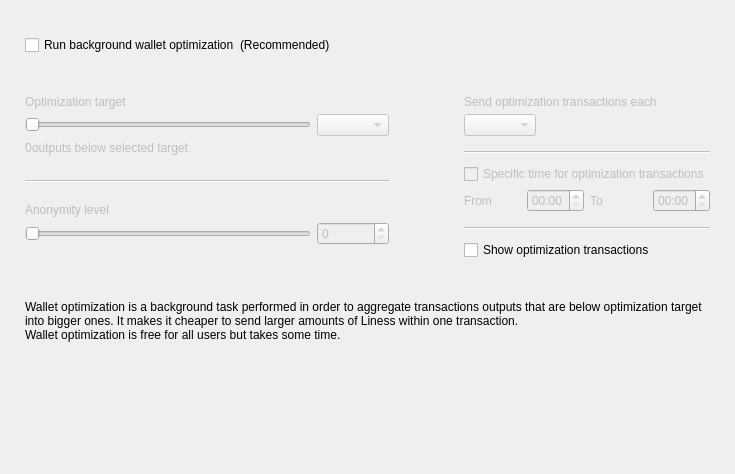
<?xml version="1.0" encoding="UTF-8"?>
<ui version="4.0">
 <class>OptimizationOptionsFrame</class>
 <widget class="QFrame" name="OptimizationOptionsFrame">
  <property name="geometry">
   <rect>
    <x>0</x>
    <y>0</y>
    <width>735</width>
    <height>474</height>
   </rect>
  </property>
  <property name="windowTitle">
   <string>Frame</string>
  </property>
  <property name="frameShape">
   <enum>QFrame::NoFrame</enum>
  </property>
  <property name="frameShadow">
   <enum>QFrame::Raised</enum>
  </property>
  <layout class="QVBoxLayout" name="verticalLayout">
   <property name="spacing">
    <number>0</number>
   </property>
   <property name="leftMargin">
    <number>25</number>
   </property>
   <property name="topMargin">
    <number>35</number>
   </property>
   <property name="rightMargin">
    <number>25</number>
   </property>
   <property name="bottomMargin">
    <number>0</number>
   </property>
   <item>
    <layout class="QHBoxLayout" name="horizontalLayout_2">
     <item>
      <widget class="QCheckBox" name="m_enableOptimizationCheck">
       <property name="text">
        <string>Run background wallet optimization</string>
       </property>
      </widget>
     </item>
     <item>
      <widget class="WalletGui::WalletNormalGrayTextLabel" name="label_8">
       <property name="text">
        <string>(Recommended)</string>
       </property>
      </widget>
     </item>
     <item>
      <spacer name="horizontalSpacer">
       <property name="orientation">
        <enum>Qt::Horizontal</enum>
       </property>
       <property name="sizeHint" stdset="0">
        <size>
         <width>40</width>
         <height>20</height>
        </size>
       </property>
      </spacer>
     </item>
    </layout>
   </item>
   <item>
    <spacer name="verticalSpacer_2">
     <property name="orientation">
      <enum>Qt::Vertical</enum>
     </property>
     <property name="sizeType">
      <enum>QSizePolicy::Fixed</enum>
     </property>
     <property name="sizeHint" stdset="0">
      <size>
       <width>20</width>
       <height>40</height>
      </size>
     </property>
    </spacer>
   </item>
   <item>
    <widget class="QWidget" name="m_optimizationOptionsWidget" native="true">
     <property name="enabled">
      <bool>true</bool>
     </property>
     <layout class="QHBoxLayout" name="horizontalLayout">
      <property name="spacing">
       <number>75</number>
      </property>
      <property name="leftMargin">
       <number>0</number>
      </property>
      <property name="topMargin">
       <number>0</number>
      </property>
      <property name="rightMargin">
       <number>0</number>
      </property>
      <property name="bottomMargin">
       <number>0</number>
      </property>
      <item alignment="Qt::AlignTop">
       <widget class="QWidget" name="widget1" native="true">
        <property name="enabled">
         <bool>false</bool>
        </property>
        <layout class="QGridLayout" name="gridLayout" columnstretch="50,0,0,0">
         <property name="leftMargin">
          <number>0</number>
         </property>
         <property name="topMargin">
          <number>0</number>
         </property>
         <property name="rightMargin">
          <number>0</number>
         </property>
         <property name="bottomMargin">
          <number>0</number>
         </property>
         <property name="verticalSpacing">
          <number>5</number>
         </property>
         <item row="0" column="0" colspan="4">
          <widget class="WalletGui::WalletNormalBlackTextLabel" name="label_5">
           <property name="text">
            <string>Optimization target</string>
           </property>
           <property name="indent">
            <number>0</number>
           </property>
          </widget>
         </item>
         <item row="4" column="0" colspan="4">
          <spacer name="verticalSpacer_3">
           <property name="orientation">
            <enum>Qt::Vertical</enum>
           </property>
           <property name="sizeType">
            <enum>QSizePolicy::Fixed</enum>
           </property>
           <property name="sizeHint" stdset="0">
            <size>
             <width>20</width>
             <height>20</height>
            </size>
           </property>
          </spacer>
         </item>
         <item row="1" column="0" colspan="3">
          <widget class="QSlider" name="m_thresholdSlider">
           <property name="maximum">
            <number>6</number>
           </property>
           <property name="pageStep">
            <number>1</number>
           </property>
           <property name="orientation">
            <enum>Qt::Horizontal</enum>
           </property>
          </widget>
         </item>
         <item row="1" column="3">
          <widget class="QComboBox" name="m_thresholdCombo"/>
         </item>
         <item row="5" column="0" colspan="4">
          <widget class="Line" name="line">
           <property name="orientation">
            <enum>Qt::Horizontal</enum>
           </property>
          </widget>
         </item>
         <item row="6" column="0" colspan="4">
          <spacer name="verticalSpacer_4">
           <property name="orientation">
            <enum>Qt::Vertical</enum>
           </property>
           <property name="sizeType">
            <enum>QSizePolicy::Fixed</enum>
           </property>
           <property name="sizeHint" stdset="0">
            <size>
             <width>20</width>
             <height>15</height>
            </size>
           </property>
          </spacer>
         </item>
         <item row="8" column="3">
          <widget class="QSpinBox" name="m_mixinSpin">
           <property name="buttonSymbols">
            <enum>QAbstractSpinBox::UpDownArrows</enum>
           </property>
          </widget>
         </item>
         <item row="7" column="0" colspan="4">
          <widget class="WalletGui::WalletNormalBlackTextLabel" name="label_7">
           <property name="text">
            <string>Anonymity level</string>
           </property>
           <property name="indent">
            <number>0</number>
           </property>
          </widget>
         </item>
         <item row="8" column="0" colspan="3">
          <widget class="QSlider" name="m_mixinSlider">
           <property name="pageStep">
            <number>1</number>
           </property>
           <property name="orientation">
            <enum>Qt::Horizontal</enum>
           </property>
          </widget>
         </item>
         <item row="2" column="0" colspan="4">
          <spacer name="verticalSpacer_12">
           <property name="orientation">
            <enum>Qt::Vertical</enum>
           </property>
           <property name="sizeType">
            <enum>QSizePolicy::Fixed</enum>
           </property>
           <property name="sizeHint" stdset="0">
            <size>
             <width>20</width>
             <height>0</height>
            </size>
           </property>
          </spacer>
         </item>
         <item row="3" column="0" colspan="4">
          <layout class="QHBoxLayout" name="horizontalLayout_3" stretch="0,1">
           <item>
            <widget class="QLabel" name="m_nonOptimizedOutputsLabel">
             <property name="text">
              <string>0</string>
             </property>
            </widget>
           </item>
           <item>
            <widget class="WalletGui::WalletNormalBlackTextLabel" name="m_nonOptimizedOutputsTextLabel">
             <property name="text">
              <string>outputs below selected target</string>
             </property>
            </widget>
           </item>
          </layout>
         </item>
        </layout>
       </widget>
      </item>
      <item>
       <layout class="QVBoxLayout" name="verticalLayout_3">
        <property name="spacing">
         <number>10</number>
        </property>
        <property name="rightMargin">
         <number>0</number>
        </property>
        <property name="bottomMargin">
         <number>0</number>
        </property>
        <item>
         <widget class="QWidget" name="widget2" native="true">
          <property name="enabled">
           <bool>false</bool>
          </property>
          <layout class="QGridLayout" name="gridLayout_2" columnstretch="0,0,0,0">
           <property name="leftMargin">
            <number>0</number>
           </property>
           <property name="topMargin">
            <number>0</number>
           </property>
           <property name="rightMargin">
            <number>0</number>
           </property>
           <property name="bottomMargin">
            <number>0</number>
           </property>
           <property name="verticalSpacing">
            <number>5</number>
           </property>
           <item row="2" column="0" colspan="2" alignment="Qt::AlignLeft">
            <widget class="QComboBox" name="m_periodCombo"/>
           </item>
           <item row="8" column="0">
            <widget class="WalletGui::WalletNormalBlackTextLabel" name="label_2">
             <property name="text">
              <string>From</string>
             </property>
            </widget>
           </item>
           <item row="8" column="1">
            <widget class="QTimeEdit" name="m_startTimeEdit">
             <property name="enabled">
              <bool>false</bool>
             </property>
             <property name="displayFormat">
              <string>HH:mm</string>
             </property>
            </widget>
           </item>
           <item row="8" column="2">
            <widget class="WalletGui::WalletNormalBlackTextLabel" name="label_3">
             <property name="text">
              <string>To</string>
             </property>
            </widget>
           </item>
           <item row="8" column="3">
            <widget class="QTimeEdit" name="m_stopTimeEdit">
             <property name="enabled">
              <bool>false</bool>
             </property>
             <property name="displayFormat">
              <string>HH:mm</string>
             </property>
            </widget>
           </item>
           <item row="6" column="0" colspan="4">
            <widget class="QCheckBox" name="m_optimizationTimeCheck">
             <property name="text">
              <string>Specific time for optimization transactions</string>
             </property>
            </widget>
           </item>
           <item row="4" column="0" colspan="4">
            <widget class="Line" name="line_2">
             <property name="orientation">
              <enum>Qt::Horizontal</enum>
             </property>
            </widget>
           </item>
           <item row="0" column="0" colspan="4">
            <widget class="WalletGui::WalletNormalBlackTextLabel" name="label_4">
             <property name="text">
              <string>Send optimization transactions each</string>
             </property>
             <property name="indent">
              <number>0</number>
             </property>
            </widget>
           </item>
           <item row="7" column="0" colspan="4">
            <spacer name="verticalSpacer_8">
             <property name="orientation">
              <enum>Qt::Vertical</enum>
             </property>
             <property name="sizeType">
              <enum>QSizePolicy::Fixed</enum>
             </property>
             <property name="sizeHint" stdset="0">
              <size>
               <width>20</width>
               <height>0</height>
              </size>
             </property>
            </spacer>
           </item>
           <item row="3" column="0" colspan="4">
            <spacer name="verticalSpacer_6">
             <property name="orientation">
              <enum>Qt::Vertical</enum>
             </property>
             <property name="sizeType">
              <enum>QSizePolicy::Fixed</enum>
             </property>
             <property name="sizeHint" stdset="0">
              <size>
               <width>20</width>
               <height>10</height>
              </size>
             </property>
            </spacer>
           </item>
           <item row="10" column="0" colspan="4">
            <widget class="Line" name="line_3">
             <property name="orientation">
              <enum>Qt::Horizontal</enum>
             </property>
            </widget>
           </item>
           <item row="1" column="0" colspan="4">
            <spacer name="verticalSpacer_5">
             <property name="orientation">
              <enum>Qt::Vertical</enum>
             </property>
             <property name="sizeType">
              <enum>QSizePolicy::Fixed</enum>
             </property>
             <property name="sizeHint" stdset="0">
              <size>
               <width>20</width>
               <height>0</height>
              </size>
             </property>
            </spacer>
           </item>
           <item row="5" column="0" colspan="4">
            <spacer name="verticalSpacer_7">
             <property name="orientation">
              <enum>Qt::Vertical</enum>
             </property>
             <property name="sizeType">
              <enum>QSizePolicy::Fixed</enum>
             </property>
             <property name="sizeHint" stdset="0">
              <size>
               <width>20</width>
               <height>5</height>
              </size>
             </property>
            </spacer>
           </item>
           <item row="9" column="0" colspan="4">
            <spacer name="verticalSpacer_10">
             <property name="orientation">
              <enum>Qt::Vertical</enum>
             </property>
             <property name="sizeType">
              <enum>QSizePolicy::Fixed</enum>
             </property>
             <property name="sizeHint" stdset="0">
              <size>
               <width>20</width>
               <height>10</height>
              </size>
             </property>
            </spacer>
           </item>
          </layout>
         </widget>
        </item>
        <item>
         <widget class="QCheckBox" name="m_showFusionTransactionsCheck">
          <property name="enabled">
           <bool>true</bool>
          </property>
          <property name="text">
           <string>Show optimization transactions</string>
          </property>
         </widget>
        </item>
       </layout>
      </item>
     </layout>
    </widget>
   </item>
   <item>
    <spacer name="verticalSpacer_11">
     <property name="orientation">
      <enum>Qt::Vertical</enum>
     </property>
     <property name="sizeType">
      <enum>QSizePolicy::Fixed</enum>
     </property>
     <property name="sizeHint" stdset="0">
      <size>
       <width>20</width>
       <height>40</height>
      </size>
     </property>
    </spacer>
   </item>
   <item>
    <widget class="WalletGui::WalletExtraNormalGrayTextLabel" name="m_helpLabel">
     <property name="text">
      <string>Wallet optimization is a background task performed in order to aggregate transactions outputs that are below optimization target into bigger ones. It makes it cheaper to send larger amounts of Liness within one transaction.
Wallet optimization is free for all users but takes some time.</string>
     </property>
     <property name="wordWrap">
      <bool>true</bool>
     </property>
    </widget>
   </item>
   <item>
    <spacer name="verticalSpacer">
     <property name="orientation">
      <enum>Qt::Vertical</enum>
     </property>
     <property name="sizeHint" stdset="0">
      <size>
       <width>20</width>
       <height>40</height>
      </size>
     </property>
    </spacer>
   </item>
  </layout>
 </widget>
 <customwidgets>
  <customwidget>
   <class>WalletGui::WalletNormalGrayTextLabel</class>
   <extends>QLabel</extends>
   <header>Gui/Common/WalletTextLabel.h</header>
  </customwidget>
  <customwidget>
   <class>WalletGui::WalletNormalBlackTextLabel</class>
   <extends>QLabel</extends>
   <header>Gui/Common/WalletTextLabel.h</header>
  </customwidget>
  <customwidget>
   <class>WalletGui::WalletExtraNormalGrayTextLabel</class>
   <extends>QLabel</extends>
   <header>Gui/Common/WalletTextLabel.h</header>
  </customwidget>
 </customwidgets>
 <resources/>
 <connections>
  <connection>
   <sender>m_enableOptimizationCheck</sender>
   <signal>toggled(bool)</signal>
   <receiver>widget1</receiver>
   <slot>setEnabled(bool)</slot>
   <hints>
    <hint type="sourcelabel">
     <x>147</x>
     <y>47</y>
    </hint>
    <hint type="destinationlabel">
     <x>176</x>
     <y>204</y>
    </hint>
   </hints>
  </connection>
  <connection>
   <sender>m_thresholdSlider</sender>
   <signal>valueChanged(int)</signal>
   <receiver>OptimizationOptionsFrame</receiver>
   <slot>thresholdChanged(int)</slot>
   <hints>
    <hint type="sourcelabel">
     <x>116</x>
     <y>139</y>
    </hint>
    <hint type="destinationlabel">
     <x>355</x>
     <y>194</y>
    </hint>
   </hints>
  </connection>
  <connection>
   <sender>m_mixinSlider</sender>
   <signal>valueChanged(int)</signal>
   <receiver>OptimizationOptionsFrame</receiver>
   <slot>mixinChanged(int)</slot>
   <hints>
    <hint type="sourcelabel">
     <x>116</x>
     <y>240</y>
    </hint>
    <hint type="destinationlabel">
     <x>367</x>
     <y>236</y>
    </hint>
   </hints>
  </connection>
  <connection>
   <sender>m_optimizationTimeCheck</sender>
   <signal>toggled(bool)</signal>
   <receiver>m_startTimeEdit</receiver>
   <slot>setEnabled(bool)</slot>
   <hints>
    <hint type="sourcelabel">
     <x>543</x>
     <y>179</y>
    </hint>
    <hint type="destinationlabel">
     <x>501</x>
     <y>207</y>
    </hint>
   </hints>
  </connection>
  <connection>
   <sender>m_optimizationTimeCheck</sender>
   <signal>toggled(bool)</signal>
   <receiver>m_stopTimeEdit</receiver>
   <slot>setEnabled(bool)</slot>
   <hints>
    <hint type="sourcelabel">
     <x>543</x>
     <y>179</y>
    </hint>
    <hint type="destinationlabel">
     <x>643</x>
     <y>207</y>
    </hint>
   </hints>
  </connection>
  <connection>
   <sender>m_mixinSpin</sender>
   <signal>valueChanged(int)</signal>
   <receiver>OptimizationOptionsFrame</receiver>
   <slot>mixinChanged(int)</slot>
   <hints>
    <hint type="sourcelabel">
     <x>273</x>
     <y>271</y>
    </hint>
    <hint type="destinationlabel">
     <x>367</x>
     <y>236</y>
    </hint>
   </hints>
  </connection>
  <connection>
   <sender>m_thresholdCombo</sender>
   <signal>currentIndexChanged(int)</signal>
   <receiver>OptimizationOptionsFrame</receiver>
   <slot>thresholdChanged(int)</slot>
   <hints>
    <hint type="sourcelabel">
     <x>270</x>
     <y>139</y>
    </hint>
    <hint type="destinationlabel">
     <x>367</x>
     <y>236</y>
    </hint>
   </hints>
  </connection>
  <connection>
   <sender>m_enableOptimizationCheck</sender>
   <signal>toggled(bool)</signal>
   <receiver>widget2</receiver>
   <slot>setEnabled(bool)</slot>
   <hints>
    <hint type="sourcelabel">
     <x>158</x>
     <y>48</y>
    </hint>
    <hint type="destinationlabel">
     <x>556</x>
     <y>197</y>
    </hint>
   </hints>
  </connection>
 </connections>
 <slots>
  <slot>thresholdChanged(int)</slot>
  <slot>mixinChanged(int)</slot>
 </slots>
</ui>
